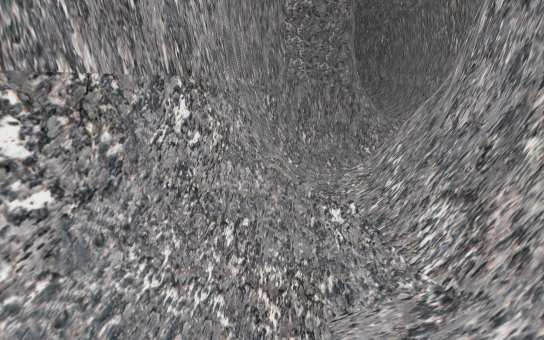
view 1 (above)

12 first-person views from a walk through a scene from a Unity 3-D project. The camera is 1.3 m above the floor, tilts 14° down and sees 75° across. The floor is counted in squares, 0.5 m on a side. Each view is taken from the middle of a square. On the plan, view 1 faces up. The plan holds only what a view shows up to about 20 squares ahead; the rest is blank. The place goes on beyond the plan. The player character is not drawn.

view 2
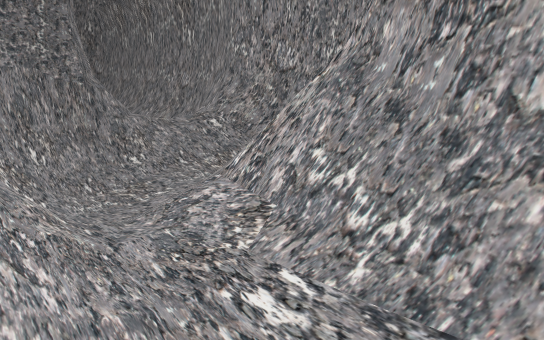

view 3
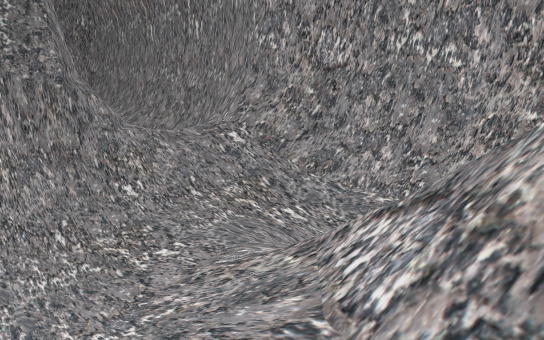

view 4
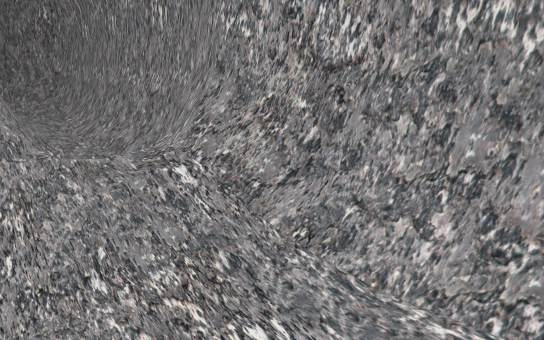

view 5
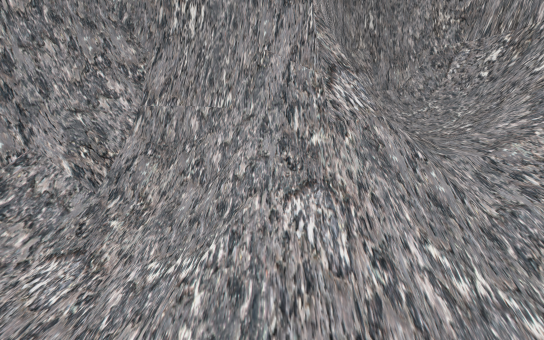

view 6
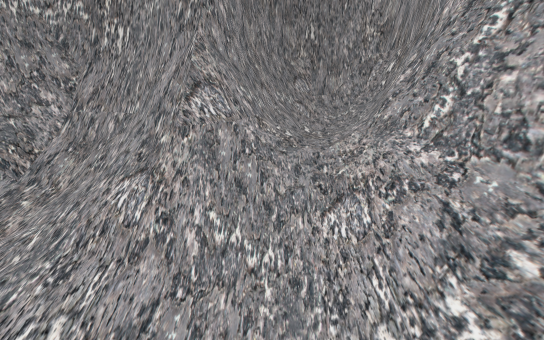

view 7
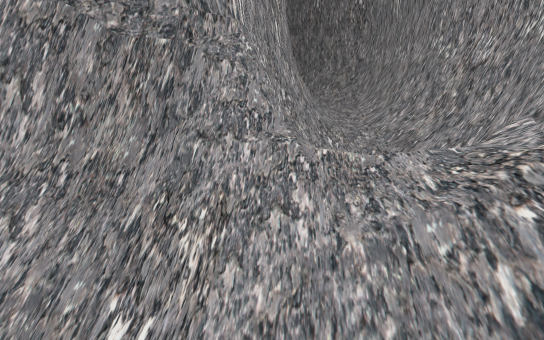

view 8
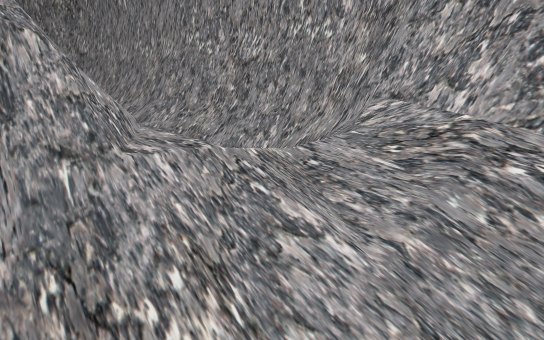

view 9
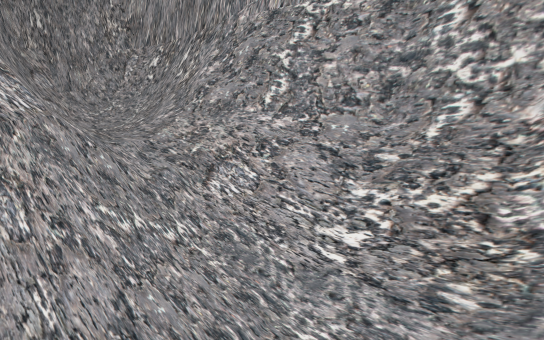

view 10
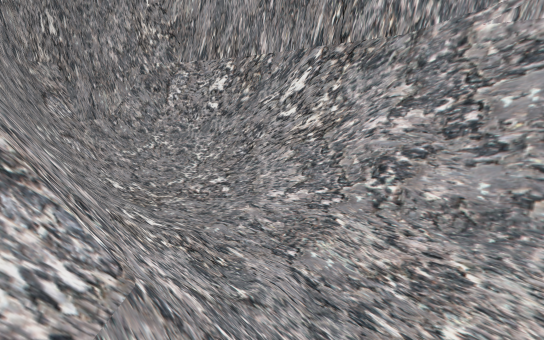

view 11
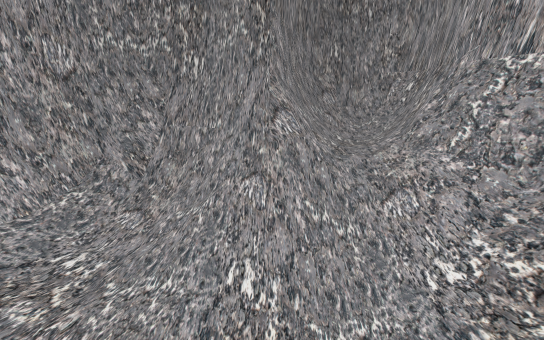

view 12
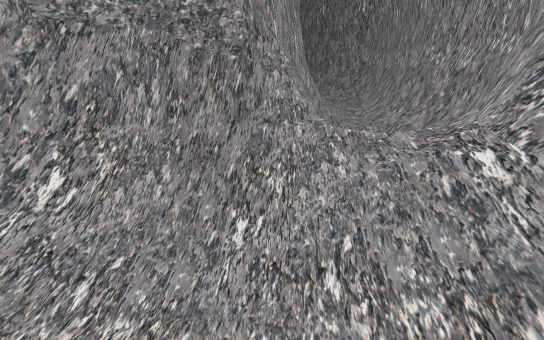

### Floor plan
Key: @ floor where view 1 was taken; # wall or solid block; . main floor; : floor 0.25 m higher than the main floor; - floor 0.25 m lower than the main floor; + floor 0.5 m higher than the main floor; * floor 0.75 m higher than the main floor; % floor 1 m higher than the main floor; / step, stairs or slope; = window, fence, low wall or low ledge; ^ raised ledge.
Columns run from 3 left of view 1 to 13 right of it. Each row starts with its distance up from view 1.
 34            #=/:#
 33           ###//#
 32           ##/./##
 31           #=/ //#
 30           #=/  =#
 29           #=   =#
 28           #=   =#
 27           #=   =#
 26          ##=   =#
 25         ##=   #=#
 24      #####=/  ###
 23     ##===/// /=##
 22     #=#////*%/=#
 21    ##=/////**###
 20    #=#/..////=#
 19    #=//..////=#
 18   ###/--..://=#
 17   ###/--...//=#
 16   #^:--...../=#
 15   #=:../:.../=#
 14   #=:.////../=#
 13   ##//////../=#
 12  ##=+//////./=#
 11  ###+//////./=#
 10  #=#+/##=#///=#
  9  #=/+/==^=///##
  8 ##=/+/=##=//=##
  7 ###++#####==##
  6 #=/+/=########
  5 #=/:/=#
  4 #=/:/=#
  3 #=+:/=#
  2 #*+/###
  1 #*+/=#
  0 ##/@=#
 -1 #=/###
 -2 #^==##
 -3 #####

Positions as (right, up) in squares from view 1, and headings:
1: (0, 0), facing up
2: (-1, 5), facing up-right
3: (1, 9), facing up-right
4: (5, 12), facing up-right
5: (5, 17), facing down
6: (2, 19), facing down
7: (7, 17), facing up
8: (5, 19), facing up-right
9: (5, 19), facing down-left
10: (4, 13), facing down-left
11: (4, 22), facing down
12: (6, 14), facing up
